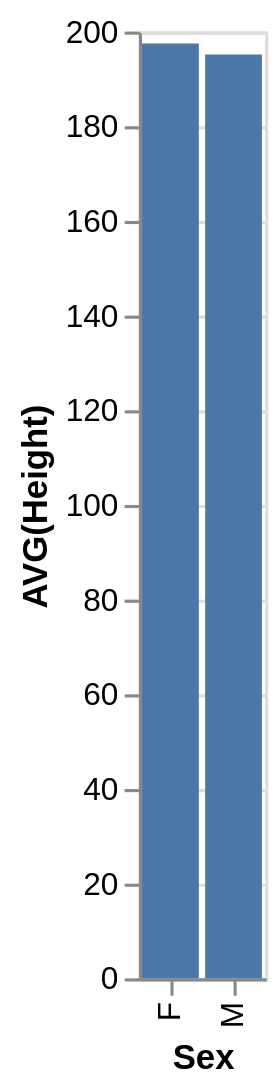

This figure's Vega-Lite source:
### Vega-Lite specification from a JSON file in a GitHub repository (floating-point values rounded to 4 significant figures)
{"data": {"values": [{"x_data": "F", "y_data": 197.5}, {"x_data": "M", "y_data": 195.1}]}, "mark": "bar", "encoding": {"x": {"field": "x_data", "type": "nominal", "title": "Sex", "sort": {"op": "sum", "field": "y_data", "order": "descending"}}, "y": {"field": "y_data", "type": "quantitative", "title": "AVG(Height)"}}}
